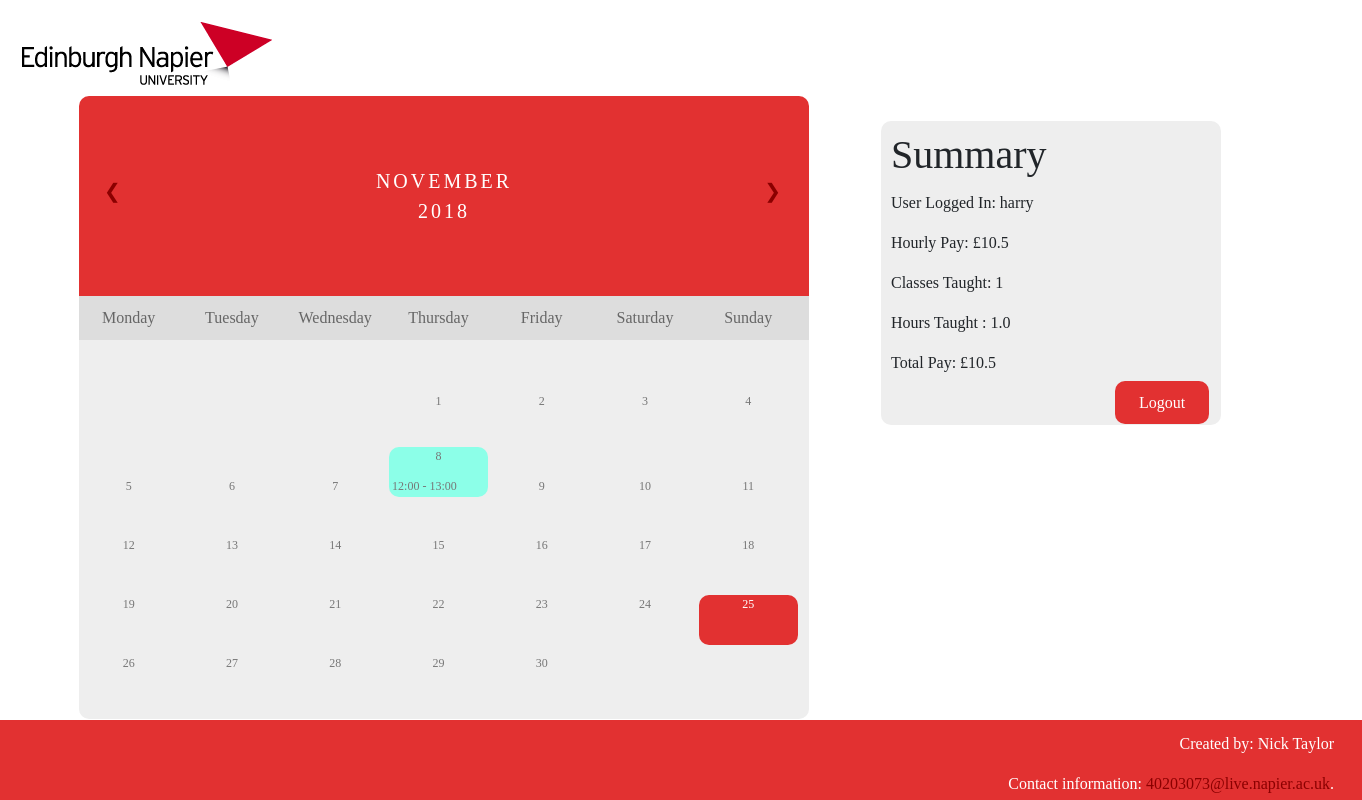
The app's page / (signed in) with its own data.
### tables this page shows
CREATE TABLE "users" (
	`user`	TEXT,
	`password`	TEXT,
	`pay`	REAL,
	PRIMARY KEY(`user`)
);

CREATE TABLE "classes" (
	`day`	INTEGER,
	`month`	INTEGER,
	`year`	INTEGER,
	`class_start`	TEXT,
	`class_end`	TEXT,
	`moduleID`	TEXT NOT NULL,
	`moduleName`	TEXT NOT NULL,
	`lecturer`	TEXT,
	`user`	TEXT,
	PRIMARY KEY(`day`,`month`,`year`)
);

### main.py (the view, shortened to what this page needs)
@app.route('/')
@app.route('/<int:year>/<int:month>', methods=['GET', 'POST'])
def root(year=None, month=None):
  if not user:
    return redirect(url_for('login'))
  main = date.today()
  if year and month:
    main = main.replace(year=year, month=month)
  last_day = monthrange(main.year, main.month)[1]
  following_month = main.replace(day=last_day) + timedelta(days=1)
  first_weekday = monthrange(main.year, main.month)[0]
  previous_month = main.replace(day=1) - timedelta(days=1)
  daysWithClasses = {}
  classes = 0
  total_hours = 0
  earned = 0
  sql = "SELECT * FROM users WHERE user=?"
  userDetails = queryDatabase(sql, [user], one=True)
  sql = "SELECT day, class_start, class_end FROM classes WHERE year=? AND month=? AND user=?"
  for row in queryDatabase(sql, [main.year, main.month, user]):
    classes += 1
    formatTime = '%H:%M'
    duration = datetime.strptime(row['class_end'], formatTime) - datetime.strptime(row['class_start'], formatTime)
    duration_rounded = duration.total_seconds() / 3600.0
    total_hours += duration_rounded
    earned += userDetails['pay'] * duration_rounded
    daysWithClasses[row['day']] = {'class_start': row['class_start'], 'class_end':
    row['class_end'], 'duration': duration_rounded}
  return render_template('main.html', main=main, last=last_day,
  following=following_month, first=first_weekday, previous=previous_month,
  daysWithClasses=daysWithClasses, classes=classes, total=total_hours, user=userDetails,
  earned=earned)

### main.py (called while the page is built)
def retrieveDatabase():
  db = getattr(g, 'db', None)
  if db is None:
    db = sqlite3.connect(database_location)
    g.db = db
    db.row_factory = sqlite3.Row
  return db

def queryDatabase(query, args=(), one=False):
  cur = retrieveDatabase().execute(query, args)
  rv = cur.fetchall()
  cur.close()
  return (rv[0] if rv else None) if one else rv

@app.teardown_appcontext
def close_db_connection(exception):
  db = getattr(g, 'db', None)
  if db is not None:
    db.close()

### templates/main.html (shortened to what this page needs)
<!DOCTYPE html>
<html lang="en">
<head>
  <link rel="stylesheet" href="{{ url_for('static',
  filename='css/bootstrap.min.css') }}"/>
  <link rel="stylesheet" type="text/css" href="{{ url_for('static',
  filename='css/main.css') }}">
</head>
<body>
    <div>
        <img src="{{ url_for('static', filename='logo (1).png') }}" alt="Logo" class="logo">
    </div>
  <div class="container">
    <div class="row">
      <div class="col-md-4">
        <div class="colour-block">
          <h1>Summary</h1>
          <p>User Logged In: {{ user['user'] }}</p>
          <p>Hourly Pay: &pound;{{ '{:0.1f}'.format(user['pay']) }}
          <p>Classes Taught: {{ classes }}</p>
          <p>Hours Taught : {{ '{:0.1f}'.format(total) }}</p>
          <p>Total Pay: &pound;{{ '{:0.1f}'.format(earned) }}</p>
          <div>
              <a href="/logout" class="button">Logout</a>
          </div>
        </div>
      </div>
      <div class="col-md-8">
        <div class="month">
          <ul>
            <li class="previous">
              <a href="/{{ previous.year ~ '/' ~ previous.month }}">&#10094;</a>
            </li>
            <li class="following">
              <a href="/{{ following.year ~ '/' ~ following.month }}">&#10095;</a>
            </li>
            <li>
              {{ main.strftime("%B") }}<br>
              <span>{{ main.year }}</span>
            </li>
          </ul>
        </div>
        <ul class="daysOfWeek">
          <li>Monday</li>
          <li>Tuesday</li>
          <li>Wednesday</li>
          <li>Thursday</li>
          <li>Friday</li>
          <li>Saturday</li>
          <li>Sunday</li>
        </ul>
        <ul class="days">
            {% for i in range(0, first) %}
            <li></li>
          {% endfor %}
          {% for day in range(1, last+1) %}
            {% if day in daysWithClasses %}
              {% if day == main.day %}
                <li class="active daysWithClasses">
              {% else %}
                <li class="daysWithClasses">
              {% endif %}
            {% elif day == main.day %}
              <li class="active">
            {% else %}
              <li>
            {% endif %}
                <a href="/{{ main.year ~ '/' ~ main.month ~ '/' ~ day }}">                   {{ day }}
                  {% if daysWithClasses[day] %}
                    <br><p>{{daysWithClasses[day]['class_start'] }} - {{
                    daysWithClasses[day]['class_end'] }}</p>
                  {% endif %}
                </a>
              </li>
          {% endfor %}
        </ul>
      </div>
    </div>
  </div>
  <div class="footer">
      <p>Created by: Nick Taylor</p>
  <p>Contact information: <a href="mailto:40203073@live.napier.ac.uk">
      40203073@live.napier.ac.uk</a>.</p>
    </div>
</body>
</html>

### static/css/main.css (style rules this page uses)
* { box-sizing: border-box; }
ul { list-style-type: none; }
body { font-family: 'Times New Roman', sans-serif; border-radius: 10px 10px 10px 10px; background-color: white; }
.month { border-radius: 10px 10px 0px 0px; padding: 70px 25px; width: 100%; background: #e23131; text-align: center; }
.month ul { margin: 0; padding: 0; }
.month ul li { color: white; font-size: 20px; text-transform: uppercase; letter-spacing: 3px; }
.month .previous { float: left; padding-top: 10px; }
.month .following { float: right; padding-top: 10px; }
.daysOfWeek { margin: 0; padding: 10px 0; background-color:#ddd; }
.daysOfWeek li { display: inline-block; width: 13.6%; color: #666; text-align: center; }
.days { border-radius: 0px 0px 10px 10px; padding: 10px 0; background: #eee; margin: 0; }
.days li { list-style-type: none; display: inline-block; width: 13.6%; height: 50px; text-align: center; margin-bottom: 5px; font-size: 12px; color: #777; }
.days li a { margin: 0px; display: block; width: 100%; height: 100%; color: #777; }
.days li.daysWithClasses { border-radius: 10px 10px 10px 10px; background: #8cffe8; }
.days li.active { border-radius: 10px 10px 10px 10px; background: #e23131; }
.days li.active a { color: white; }
.col-md-4 { margin-top: 121px; left: 755px; }
.col-md-8 { margin-top: 96px; right: 427px; }
.colour-block { border-radius: 10px 10px 10px 10px; background-color: #eee; padding: 10px; margin-right: 10px; }
.button { background-color: #e23131; padding: 13px 24px; border-radius: 10px 10px 10px; margin: 0px 224px 30px; border: none; cursor: pointer; width: 0%; color: white ; }
.logo { position: absolute; top: 22px; left: 22px; }
.footer { position: fixed; left: 0; bottom: 0; height: 10%; width: 100%; background-color: #e23131; color: white; text-align: right; }
p { margin-top: 12px; margin-bottom: 1rem; margin-right: 28px; }
a { color: darkred; }

### records on screen
users: user "harry", pay "10.5"
classes: class_start "12:00", class_end "13:00"

### other values on screen
{{ classes }} "1"
{{ '{:0.1f}'.format(total) }} "1.0"
{{ '{:0.1f}'.format(earned) }} "10.5"
{{ day }} "1" "2" "3" "4" "5" "6" "7" "8" "9" "10" "11" "12" "13" "14" "15" "16" "17" "18" "19" "20" "21" "22" "23" "24" "25" "26" "27" "28" "29" "30"
